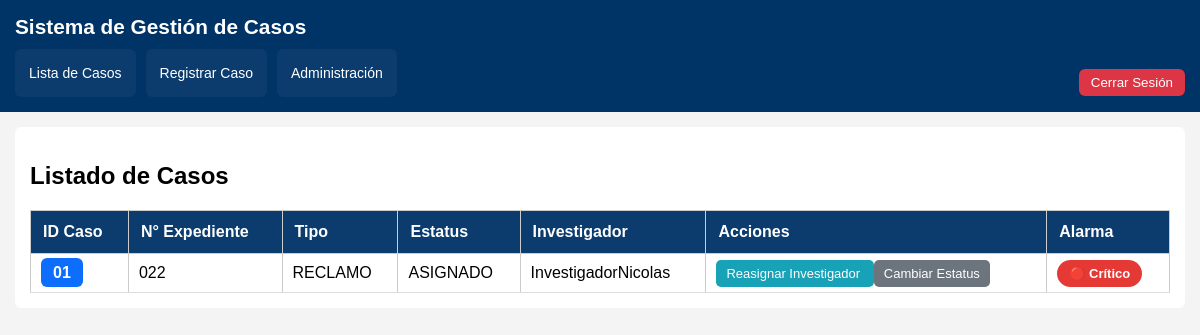
/casos/ (signed in), run on the app's committed database.
### casos/models.py (models this page shows)
class Caso(models.Model):
    id_caso = models.CharField(max_length=50)
    nro_expediente = models.CharField(max_length=50)
    investigador = models.ForeignKey(
        'usuarios.Usuario',
        on_delete=models.SET_NULL,
        null=True,
        blank=True
    )
    fecha_inicio = models.DateField()
    fecha_creacion = models.DateTimeField(auto_now_add=True)
    dias = models.IntegerField()
    mes = models.CharField(max_length=20)
    movil_afectado = models.CharField(max_length=100)
    TIPOS_CASO = [
    ('GESTION', 'Gestión'),
    ('RECLAMO', 'Reclamo'),
    ('CASO', 'Caso'),
    ]
    tipo_caso = models.CharField(
        max_length=20,
        choices=TIPOS_CASO
    )
    tipo_irregularidad = models.CharField(max_length=100)
    subtipo_irregularidad = models.CharField(max_length=100)
    objetivo_agraviado = models.CharField(max_length=200)
    incidencia = models.TextField()
    duracion_dias = models.IntegerField()
    descripcion_modus_operandi = models.TextField()
    area_apoyo = models.CharField(max_length=200)
    deteccion_procedencia = models.TextField()
    diagnostico = models.TextField()
    actuaciones = models.TextField()
    conclusiones = models.TextField()
    observaciones = models.TextField()
    soporte = models.FileField(upload_to='soportes/', null=True, blank=True)
    ESTATUS = [
        ('ABIERTO', 'Abierto'),
        ('ASIGNADO', 'Asignado'),
        ('CERRADO', 'Cerrado'),
    ]
    estatus = models.CharField(max_length=20, choices=ESTATUS)

### usuarios/models.py (models this page shows, shortened)
class Usuario(AbstractUser):
    ROLES = (
        ('ADMIN', 'Administrador'),
        ('INV', 'Investigador'),
    )
    rol = models.CharField(
        max_length=5,
        choices=ROLES,
        default='INV'
    )
    def is_admin(self):
        return self.rol == 'ADMIN' or self.is_superuser

### casos/views.py (the view)
# urls.py: path('', views.listar_casos, name='listar_casos'),
@login_required
def listar_casos(request):
    modo = request.GET.get('modo', None)
    if request.user.is_admin():
        casos = Caso.objects.all()
    else:
        casos = Caso.objects.filter(investigador=request.user)
    hoy = timezone.now()
    for caso in casos:
        dias = (hoy - caso.fecha_creacion).days
        if dias >= 10:
            caso.nivel_alarma = "critico"
        elif dias >= 5:
            caso.nivel_alarma = "advertencia"
        else:
            caso.nivel_alarma = "normal"
    return render(request, 'casos/listar.html', {
        'casos': casos,
        'modo': modo
    })

### casos/context_processors.py (called while the page is built)
def alarmas_globales(request):
    if not request.user.is_authenticated:
        return {}
    alarmas = []
    hoy = timezone.now().date()
    if request.user.is_staff:
        sin_asignar = Caso.objects.filter(estatus='Abierto').count()
        if sin_asignar > 0:
            alarmas.append(f"Hay {sin_asignar} casos sin asignar")
    casos = Caso.objects.filter(fecha_inicio__isnull=False)
    for caso in casos:
        if hasattr(caso, 'duracion_dias') and caso.fecha_inicio and caso.duracion_dias:
            fecha_limite = caso.fecha_inicio + timedelta(days=caso.duracion_dias)
            if fecha_limite < hoy:
                alarmas.append(f"El caso {caso.id_caso} está vencido")
    return {
        'alarmas': alarmas
    }

### templates/casos/listar.html (shortened to what this page needs)
{% extends 'base.html' %}
{% block contenido %}
<h2>Listado de Casos</h2>
<table>
    <thead>
        <tr>
            <th>ID Caso</th>
            <th>N° Expediente</th>
            <th>Tipo</th>
            <th>Estatus</th>
            <th>Investigador</th>
            <th>Acciones</th>
            <th>Alarma</th>
        </tr>
    </thead>
    <tbody>
        {% for caso in casos %}
        <tr>
            <td>
                <a href="{% url 'detalle_caso' caso.id %}" class="btn-id-caso">
                    {{ caso.id_caso }}
                </a>
            </td>
            <td>{{ caso.nro_expediente }}</td>
            <td>{{ caso.tipo_caso }}</td>
            <td>{{ caso.estatus }}</td>
            <td>
                {% if caso.investigador %}
                    {{ caso.investigador.username }}
                {% else %}
                    Sin asignar
                {% endif %}
            </td>
            <td>
                {% if request.user.is_admin %}
                    {% if not caso.investigador %}
                        <a href="{% url 'asignar_investigador' caso.id %}" class="btn-accion">
                            Asignar Investigador
                        </a>
                    {% else %}
                        <a href="{% url 'asignar_investigador' caso.id %}" class="btn-accion">
                            Reasignar Investigador
                        </a>
                    {% endif %}
                    <a href="{% url 'cambiar_estatus' caso.id %}" class="btn-accion-sec">
                        Cambiar Estatus
                    </a>
                {% endif %}
            </td>
            <td>
                {% if caso.nivel_alarma == "critico" %}
                    <span class="badge-critico">🔴 Crítico</span>
                {% elif caso.nivel_alarma == "advertencia" %}
                    <span class="badge-advertencia">🟡 Advertencia</span>
                {% else %}
                    <span class="badge-normal">🟢 Normal</span>
                {% endif %}
            </td>
        </tr>
        {% endfor %}
    </tbody>
</table>
{% endblock %}

### static/css/estilos.css (style rules this page uses)
* { box-sizing: border-box; }
body { font-family: Arial, sans-serif; margin: 0; background: #f4f4f4; }
table { width: 100%; border-collapse: collapse; }
th { background: #eee; }
th, td { padding: 10px; border: 1px solid #ccc; text-align: left; }
table { width: 100%; border-collapse: collapse; background: white; }
th { background: #0b3c6d; color: white; padding: 12px; text-align: left; }
td { padding: 10px; border-bottom: 1px solid #ddd; }
a { text-decoration: none; color: inherit; }
.btn-accion { background-color: #17a2b8; color: white; padding: 6px 10px; border-radius: 5px; font-size: 13px; }
.btn-accion-sec { background-color: #6c757d; color: white; padding: 6px 10px; border-radius: 5px; font-size: 13px; }
.btn-id-caso { background-color: #0d6efd; color: white; padding: 6px 12px; border-radius: 6px; font-weight: bold; text-decoration: none; transition: 0.2s ease-in-out; }
.badge-critico { background-color: #e53935; color: white; padding: 6px 12px; border-radius: 20px; font-size: 13px; font-weight: bold; animation: parpadeo 1s infinite alternate; }

### data on the page
Caso: id_caso "01", nro_expediente "022", tipo_caso "RECLAMO", estatus "ASIGNADO", investigador.username "InvestigadorNicolas", shows "Reasignar Investigador", shows "🔴 Crítico"
